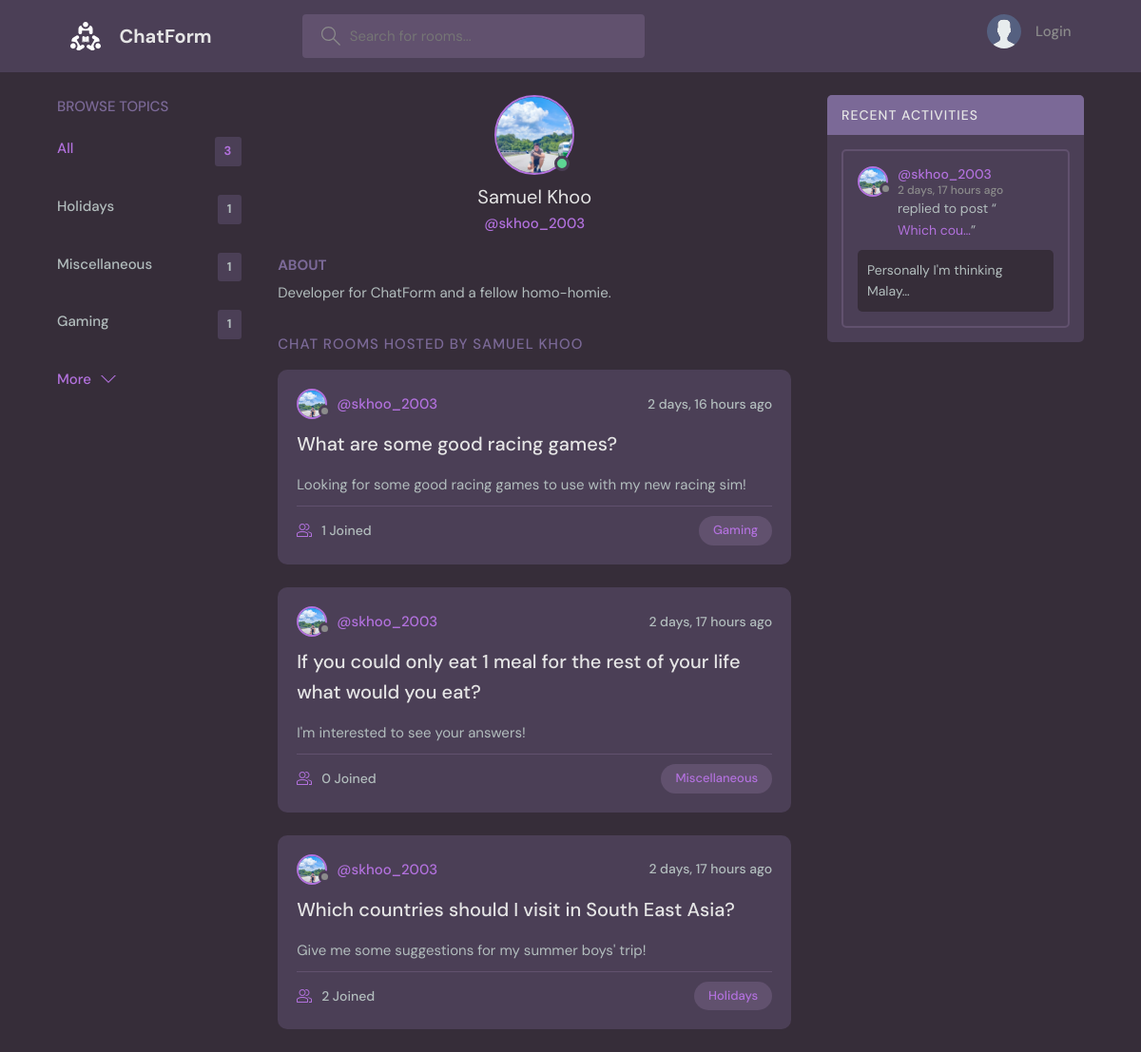
Before: /profile/1/ with the older database file.
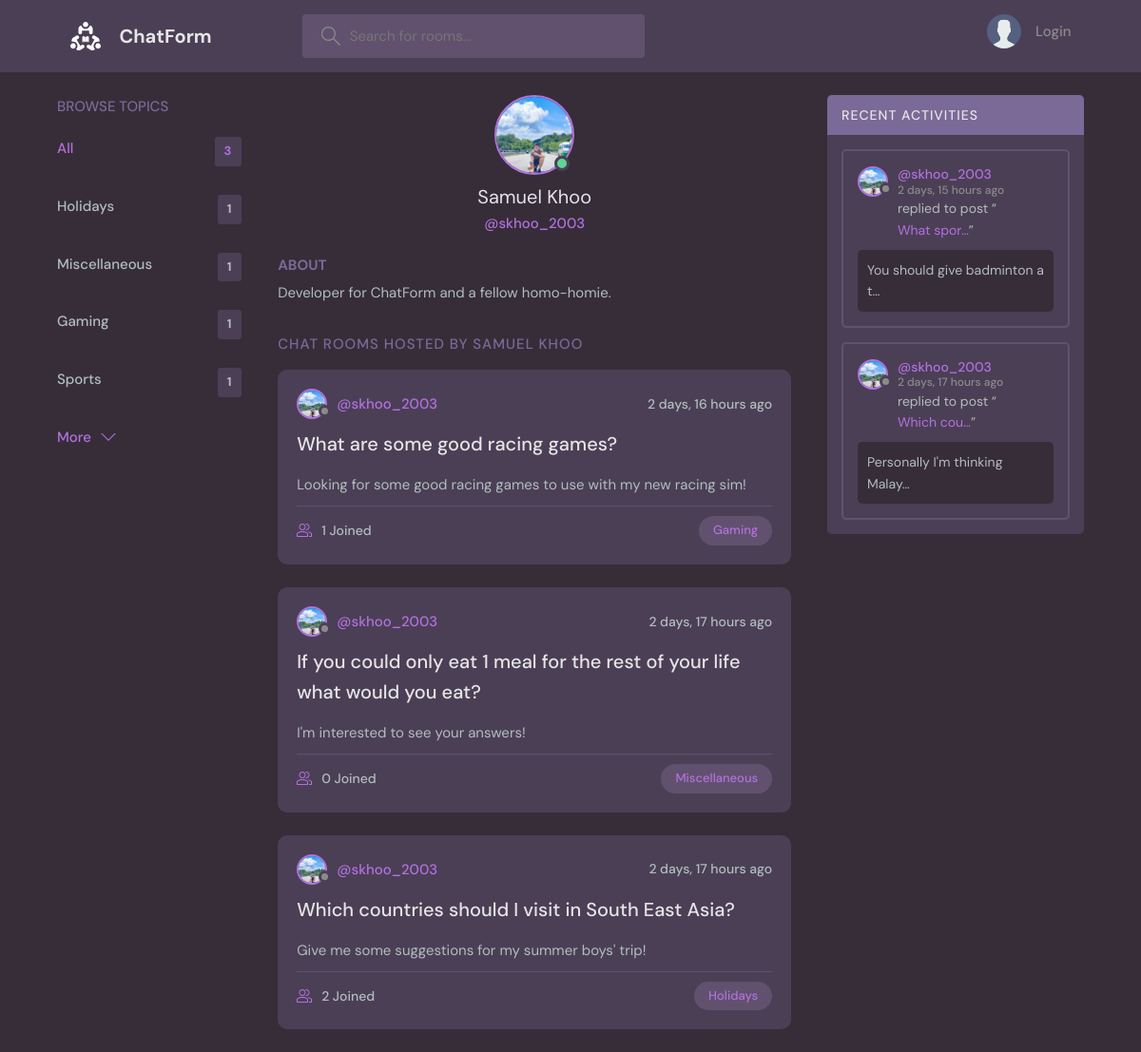
After: the same page with the newer database file.
### base/models.py (models this page shows, shortened)
class User(AbstractUser):
    name = models.CharField(max_length=200, null=True)
    email = models.EmailField(unique=True, null=True)
    bio = models.TextField(null=True)
    avatar = models.ImageField(null=True, default="avatar.svg")
    USERNAME_FIELD = 'email'
    REQUIRED_FIELDS = []

class Topic(models.Model):
    name = models.CharField(max_length=250)

class Room(models.Model):
    host = models.ForeignKey(User, on_delete=models.SET_NULL, null=True)
    topic = models.ForeignKey(Topic, on_delete=models.SET_NULL, null=True)
    name = models.CharField(max_length=200)
    description = models.TextField(null=True, blank=True)
    participants = models.ManyToManyField(User, related_name='participants', blank=True)
    updated = models.DateTimeField(auto_now=True)
    created = models.DateTimeField(auto_now_add=True)
    class Meta:
        ordering = ['-updated', '-created']
    def __str__(self):
        return self.name

class Message(models.Model):
    user = models.ForeignKey(User, on_delete=models.CASCADE)
    room = models.ForeignKey(Room, on_delete=models.CASCADE)
    body = models.TextField()
    updated = models.DateTimeField(auto_now=True)
    created = models.DateTimeField(auto_now_add=True)
    class Meta:
        ordering = ['-updated', '-created']

### base/views.py (the view)
# urls.py: path('profile/<str:pk>/', views.userprofile, name="user-profile"),
def userprofile(request, pk):
    user = User.objects.get(id=pk)
    rooms = user.room_set.all()
    room_activity = user.message_set.all()
    topics = Topic.objects.all()
    context = {'user': user, 'rooms': rooms, 'topics': topics, 'room_activity': room_activity}
    return render(request, 'base/profile.html', context)

### base/templates/base/profile.html (shortened to what this page needs)
{% extends 'main.html' %}
{% block content %}
  <main class="profile-page layout layout--3">
    <div class="container">
      {% include 'components/topics_component.html' %}
      <div class="roomList">
        <div class="profile">
          <div class="profile__avatar">
            <div class="avatar avatar--large active">
              <img src="{{user.avatar.url}}" />
            </div>
          </div>
          <div class="profile__info">
            <h3>{{user.name}}</h3>
            <p>@{{user.username}}</p>
          </div>
          <div class="profile__about">
            <h3>About</h3>
            <p>
              {{user.bio}}
            </p>
          </div>
        </div>
        <div class="roomList__header">
          <div>
            <h2>Chat Rooms Hosted by {{user.name}}</a>
            </h2>
          </div>
        </div>
        {% include 'components/room_component.html' %}
      </div>
      {% include 'components/activity_feed.html' %}
    </div>
  </main>
  {% endblock content %}

### templates/main.html (shortened to what this page needs)
<!DOCTYPE html>
{% load static %}
<html lang="en">
  <head>
    <link rel="stylesheet" href="{% static 'styles/style.css' %}?v=<%= DateTime.Now.Ticks %>" />
  </head>
  <body>
    {% include 'navbar.html' %}
    {% block content %}
    {% endblock %}
  </body>
</html>

### templates/navbar.html (shortened to what this page needs)
{% load static %}
<header class="header header--loggedIn">
    <div class="container">
      <a href="{% url 'home' %}" class="header__logo">
        <img src="{% static 'images/whitelogo.svg' %}" />
        <h1>ChatForm</h1>
      </a>
      <form class="header__search" method="GET" action="{% url 'home' %}">
        <label>
          <input name="q" placeholder="Search for rooms..." />
        </label>
      </form>
      <nav class="header__menu">
        {% if request.user.is_authenticated %}
        <div class="header__user">
          <a href="{% url 'user-profile' user.id %}">
            <div class="avatar avatar--medium active">
              <img src="{{request.user.avatar.url}}" />
            </div>
            <p>{{request.user.name}}<span>@{{request.user.username}}</span></p>
          </a>
          <button class="dropdown-button">
            <svg version="1.1" xmlns="http://www.w3.org/2000/svg" width="32" height="32" viewBox="0 0 32 32">
              <title>chevron-down</title>
              <path d="M16 21l-13-13h-3l16 16 16-16h-3l-13 13z"></path>
            </svg>
          </button>
        </div>
        {% else %}
        <a href="{% url 'login' %}">
          <img src="{% static 'images/avatar.svg' %}" />
          <p>Login</p>
        </a>
        {% endif %}
      </nav>
    </div>
  </header>

### base/templates/components/topics_component.html
<div class="topics">
    <div class="topics__header">
      <h2>Browse Topics</h2>
    </div>
    <ul class="topics__list">
      <li>
        <a href="{% url 'home' %}" class="active">All<span>{{rooms.count}}</span></a>
      </li>
      {% for topic in topics %}
      <li>
        <a href="{% url 'home' %}?q={{topic.name}}">{{topic.name}}<span>{{topic.room_set.all.count}}</span></a>
      </li>
      {% endfor %}
    </ul>
    <a class="btn btn--link" href="{% url 'topics-page' %}">
      More
      <svg version="1.1" xmlns="http://www.w3.org/2000/svg" width="32" height="32" viewBox="0 0 32 32">
        <title>chevron-down</title>
        <path d="M16 21l-13-13h-3l16 16 16-16h-3l-13 13z"></path>
      </svg>
    </a>
  </div>

### base/templates/components/room_component.html (shortened to what this page needs)
{% for room in rooms %}
<div class="roomListRoom">
    <div class="roomListRoom__header">
      <a href="{% url 'user-profile' room.host.id %}" class="roomListRoom__author">
        <div class="avatar avatar--small">
          <img src="{{room.host.avatar.url}}" />
        </div>
        <span>@{{room.host.username}}</span>
      </a>
      <div class="roomListRoom__actions">
        <span>{{room.created|timesince}} ago</span>
      </div>
    </div>
    <div class="roomListRoom__content">
      <a href="{% url 'room' room.id %}">{{room.name}}</a>
      <p>
        <small>{{room.description}}</small>
      </p>
    </div>
    <div class="roomListRoom__meta">
      <a href="{% url 'room' room.id %}" class="roomListRoom__joined">
        {{room.participants.all.count}} Joined
      </a>
      <a href="{% url 'home' %}?q={{room.topic.name}}">
      <p class="roomListRoom__topic">{{room.topic.name}}</p>
    </a>
    </div>
  </div>
{% endfor %}

### base/templates/components/activity_feed.html (shortened to what this page needs)
<div class="activities">
    <div class="activities__header">
      <h2>Recent Activities</h2>
    </div>
    {% for message in room_activity %}
    <div class="activities__box">
      <div class="activities__boxHeader roomListRoom__header">
        <a href="{% url 'user-profile' message.user.id %}" class="roomListRoom__author">
          <div class="avatar avatar--small">
            <img src="{{message.user.avatar.url}}" />
          </div>
          <p>
            @{{message.user.username}}
            <span>{{message.created|timesince}} ago</span>
          </p>
        </a>
      </div>
      <div class="activities__boxContent">
        <p>replied to post “<a href="{% url 'room' message.room.id %}">{{message.room|truncatechars:10}}</a>”</p>
        <div class="activities__boxRoomContent">
          {{message.body|truncatechars:30}}
        </div>
      </div>
    </div>
    {% endfor %}
</div>

Changed rows visible on the page:
added Topic: name "Sports", room_set.all.count "1"
added Message: user.avatar (picture), user.username "skhoo_2003", created "2 days, 15 hours", room "What spor…", body "You should give badminton a t…"
